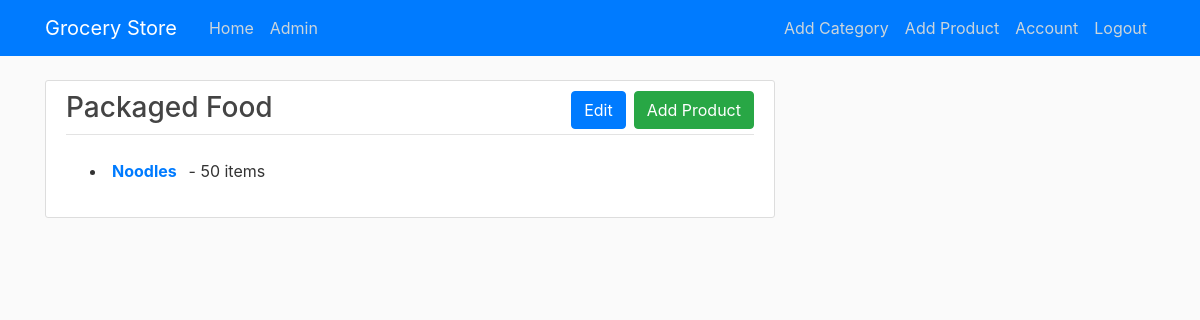
The page /category/3 (signed in) on the database its author committed.
### grocerystore/models.py (models this page shows)
class Category(db.Model):
    id = db.Column(db.Integer, primary_key=True)
    name = db.Column(db.String(64), nullable=False)
    products = db.relationship('Product', backref='category', lazy=True)

class Product(db.Model):
    id = db.Column(db.Integer, primary_key=True)
    name = db.Column(db.String(64), nullable=False)
    price = db.Column(db.Float, nullable=False)
    category_id = db.Column(db.Integer, db.ForeignKey('category.id'), nullable=False)
    quantity = db.Column(db.Integer, nullable=False)
    manufacture_date = db.Column(db.Date, nullable=False)

### grocerystore/routes.py (the view)
@app.route('/category/<int:category_id>', methods=['GET'])
@login_required
def view_category(category_id):
    category = Category.query.get_or_404(category_id)
    products = Product.query.filter_by(category_id=category.id).all()
    return render_template('category/view.html', title=category.name, category=category, products=products)

### grocerystore/models.py (called while the page is built)
@login_manager.user_loader
def load_user(user_id):
    return User.query.get(int(user_id))

### grocerystore/templates/category/view.html
{% extends "layout.html" %}
{% block content %}
  <article class="media content-section">
    <div class="media-body">
      <div class="article-metadata">
        <h3>
          {{ category.name }}
          {% if current_user.is_admin %}
            <a href="{{ url_for('add_product_to_category', category_id=category.id) }}" class="btn btn-success ml-2" style="float: right;">Add Product</a>
            <a href="{{ url_for('update_category', category_id=category.id) }}" class="btn btn-primary" style="float: right;">Edit</a>
          {% endif %}
        </h3>
      </div>
      {% if category.products %}
        {% for product in category.products %}
        <li class="article-conten m-4">
          <strong>
            <a class="mr-2" href="{{ url_for('view_product', product_id=product.id) }}">{{ product.name }}</a>
          </strong> - {{ product.quantity }} items
        </li>
      {% endfor %}
      {% else %}
        <h5 class="article-content m-4">No products in this category.</h5>
      {% endif %}
    </div>
  </article>
{% endblock content %}

### grocerystore/static/main.css (style rules this page uses)
body { background: #fafafa; color: #333333; margin-top: 5rem; }
h1, h2, h3, h4, h5, h6 { color: #444444; }
.content-section { background: #ffffff; padding: 10px 20px; border: 1px solid #dddddd; border-radius: 3px; margin-bottom: 20px; }
.article-metadata { padding-bottom: 1px; margin-bottom: 4px; border-bottom: 1px solid #e3e3e3 }

### rows shown on the page
Category: name "Packaged Food"
Product: name "Noodles", quantity "50"
